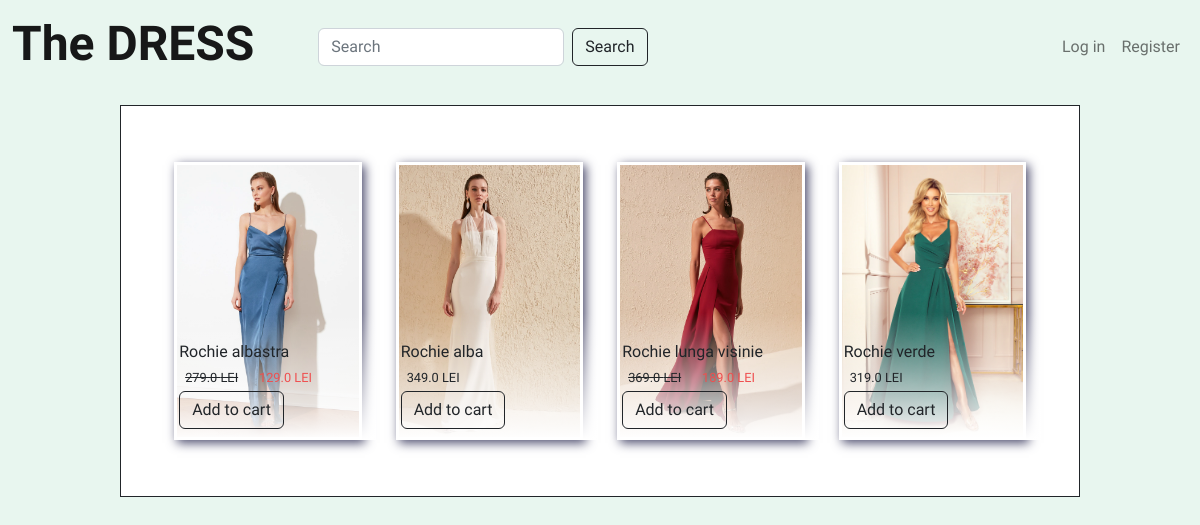
The page / on the database its author committed.
### main.py (models this page shows)
class Item(db.Model):
    __tablename__ = "items"
    id = db.Column(db.Integer, primary_key=True)
    name = db.Column(db.String(30), unique=True, nullable=False)
    price = db.Column(db.Float, nullable=False)
    sale_price = db.Column(db.Float)
    description = db.Column(db.String(300), nullable=False)
    stripe_product = db.Column(db.String(30), nullable=False)
    stripe_price = db.Column(db.String(30), nullable=False)
    size = relationship("Size", back_populates="item", uselist=False)
    images = relationship("Images", back_populates="item", uselist=False)
    orderline = relationship("OrderLine", back_populates="item")

class Images(db.Model):
    __tablename__ = "images"
    id = db.Column(db.Integer, primary_key=True)
    main_image = db.Column(db.String(30))
    image1 = db.Column(db.String(30), default="")
    image2 = db.Column(db.String(30), default="")
    image3 = db.Column(db.String(30), default="")
    item_id = db.Column(db.Integer, db.ForeignKey("items.id"))
    item = relationship("Item", back_populates="images", uselist=False)

### main.py (the view)
@app.route('/')
def index():
    list_of_items = Item.query.all()
    return render_template("index.html", items=list_of_items)

### templates/index.html (shortened to what this page needs)
{% extends "base.html" %}
{% block contents %}
    <div class="main-container row">
        {% for item in items %}
            <div class="product-display col-lg-3 col-md-4 col-sm-6">
                <a href={{ url_for('item', item_id=item.id) }}>
                <div class="product-margin">
                    <img src="{{ url_for('static', filename=item.images.main_image) }}" alt="">
                    <div class="text-on-image">
                        <p class="item-description">{{ item.name }}</p>
                        <div class="row">
                            {%  if item.sale_price == None  %}
                                <h6 class="col-6 price-tag">{{ item.price }} LEI</h6>
                            {% else %}
                                <h6 class="col-5 price-tag"><s>{{ item.price }} LEI</s></h6>
                                <h6 class="col-5 price-tag sale">{{ item.sale_price }} LEI</h6>
                            {% endif %}
                        </div>
                        <button type="button" class="btn btn-outline-dark">Add to cart</button>
                    </div>
                </div>
                </a>
            </div>
        {% endfor %}
    </div>
{% endblock %}

### templates/base.html (shortened to what this page needs)
<!DOCTYPE html>
<html lang="en">
<head>
    <link href="https://cdn.jsdelivr.net/npm/bootstrap@5.2.0/dist/css/bootstrap.min.css" rel="stylesheet">
    <link rel="stylesheet" href="{{ url_for('static', filename='css/styles.css') }}">
</head>
<body>
        <section id="navbar">
            <nav class="navbar navbar-expand-lg bg-light">
                <div class="container-fluid">
                    <a class="navbar-brand" href="{{ url_for('index') }}">The DRESS</a>
                    <div class="collapse navbar-collapse" id="navbarSupportedContent">
                        <form class="d-flex me-auto ms-5" role="search">
                            <input class="form-control me-2" type="search" placeholder="Search" aria-label="Search">
                            <button class="btn btn-outline-dark" type="submit">Search</button>
                        </form>
                        <ul class="navbar-nav mb-2 mb-lg-0">
                            {% if current_user.is_authenticated %}
                            <li class="nav-item">
                                <p class="greeting">Hello, {{ current_user.name }}</p>
                            </li>
                            <li class="nav-item">
                                <a class="nav-link" href="{{ url_for('shoping_cart') }}"><i class="fa-solid fa-cart-shopping"></i></a>
                            </li>
                            <li class="nav-item">
                                <a class="nav-link" href="{{ url_for('logout') }}">Logout</a>
                            </li>
                            {% else %}
                            <li class="nav-item">
                                <a class="nav-link" href="{{ url_for('login') }}">Log in</a>
                            </li>
                            <li class="nav-item">
                                <a class="nav-link" href="{{ url_for('register') }}">Register</a>
                            </li>
                            {% endif %}
                        </ul>
                    </div>
                </div>
            </nav>
        </section>
        <section id="body">
            {% block contents %}
            {% endblock %}
        </section>
</body>
</html>

### static/css/styles.css (style rules this page uses)
body { background-color: #E8F6EF; font-family: 'Albert Sans', sans-serif; font-weight: 100; }
p { margin: 0; }
h6 { font-size: 0.8rem; }
.row { margin: 0; }
#navbar .navbar-brand { font-family: 'Cardo', serif; font-size: 3rem; font-weight: 700; padding-top: 0; margin-top: 0; }
.navbar { background-color: #E8F6EF !important; }
img { width: 100%; height: 100%; }
.main-container { background-color: white; margin: 1% 10%; padding: 3%; border: 1px solid; }
.product-display a, .product-display a:hover { all: unset; cursor: pointer; }
.product-display { position: relative; }
.product-margin { box-shadow: 3px 3px 10px #4C4C6D; margin: 20px 5px ; padding: 3px; }
.product-margin:before { content:""; display: block; position: absolute; height: 40%; width: 90%; bottom: 20px; transition: height 0.5s ease-out; background: linear-gradient(to bottom, transparent 0%, white 100%); }
.text-on-image { font-weight: bolder; position: absolute; padding: 5% 10%; width: 100%; bottom: 20px; left: 0; }
.item-description { margin: 0; }
h6.price-tag { margin: 0; padding: 6px 6px; }
h6.sale { color:#EF4F4F; }

### rows shown on the page
Item: main_image (picture), name "Rochie albastra", price "279.0", sale_price "129.0"
Item: main_image (picture), name "Rochie alba", price "349.0"
Item: main_image (picture), name "Rochie lunga visinie", price "369.0", sale_price "189.0"
Item: main_image (picture), name "Rochie verde", price "319.0"
